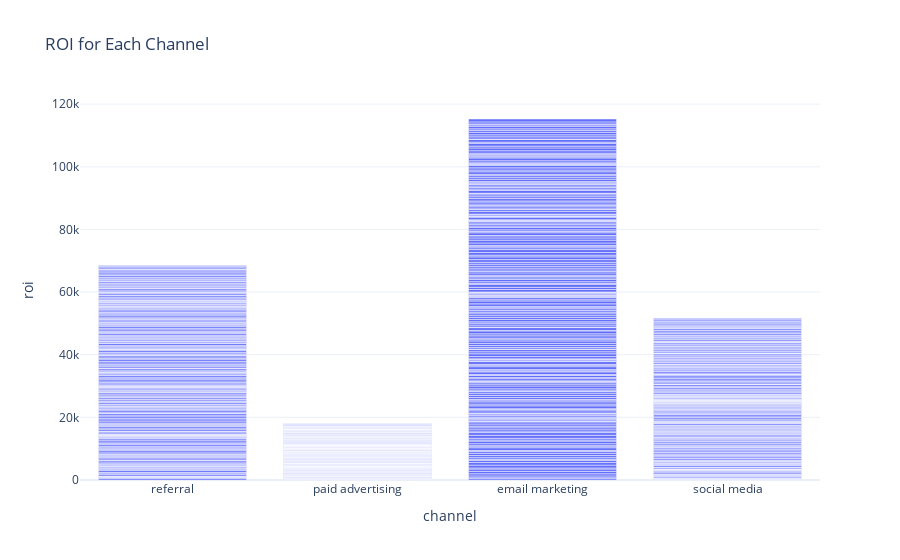

Notebook code for this chart:
### Code cell
fig_data=data.groupby("channel")["roi"].mean().reset_index()
fig=px.bar(data,
          x="channel",
          y="roi",
          title="ROI for Each Channel")
fig.show()

### Figure 1 — Plotly figure (JSON) as saved in the notebook; plotly's stock layout.template omitted (floating-point values rounded to 4 significant figures; data arrays with more than 128 entries replaced by an {"elided": "..."} marker saying what was removed)
{"data": [{"alignmentgroup": "True", "hovertemplate": "channel=%{x}<br>roi=%{y}<extra></extra>", "legendgroup": "", "marker": {"color": "#636efa", "pattern": {"shape": ""}}, "name": "", "offsetgroup": "", "orientation": "v", "showlegend": false, "textposition": "auto", "type": "bar", "x": {"elided": "800 str values"}, "xaxis": "x", "y": {"elided": "800 float values"}, "yaxis": "y"}], "layout": {"autosize": true, "barmode": "relative", "legend": {"tracegroupgap": 0}, "title": {"text": "ROI for Each Channel"}, "xaxis": {"anchor": "y", "autorange": true, "domain": [0, 1], "range": [-0.5, 3.5], "title": {"text": "channel"}, "type": "category"}, "yaxis": {"anchor": "x", "autorange": true, "domain": [0, 1], "range": [0, 121300.0], "title": {"text": "roi"}, "type": "linear"}}}
